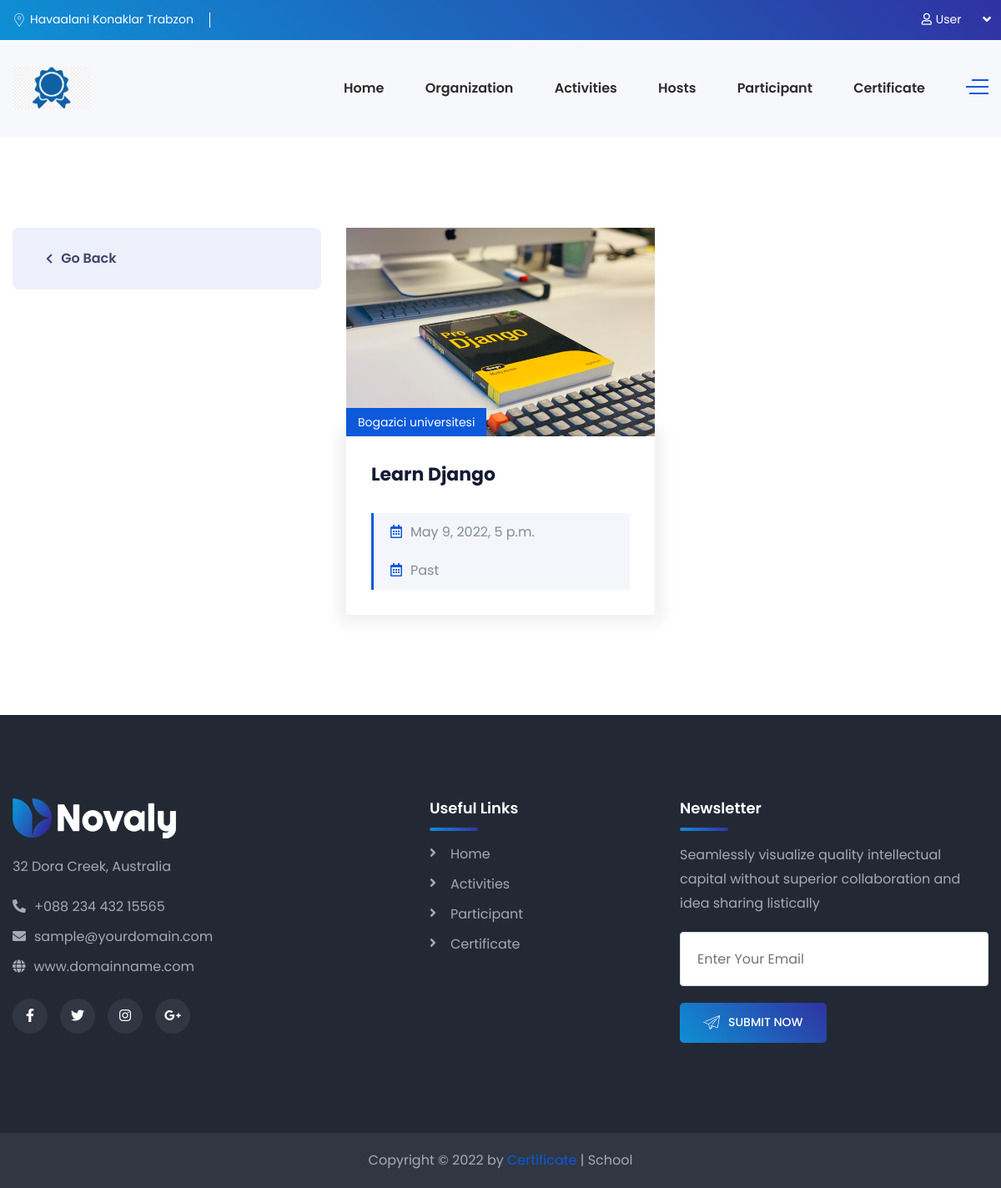
The page /activities/bogazici-universitesi on the database as committed earlier.
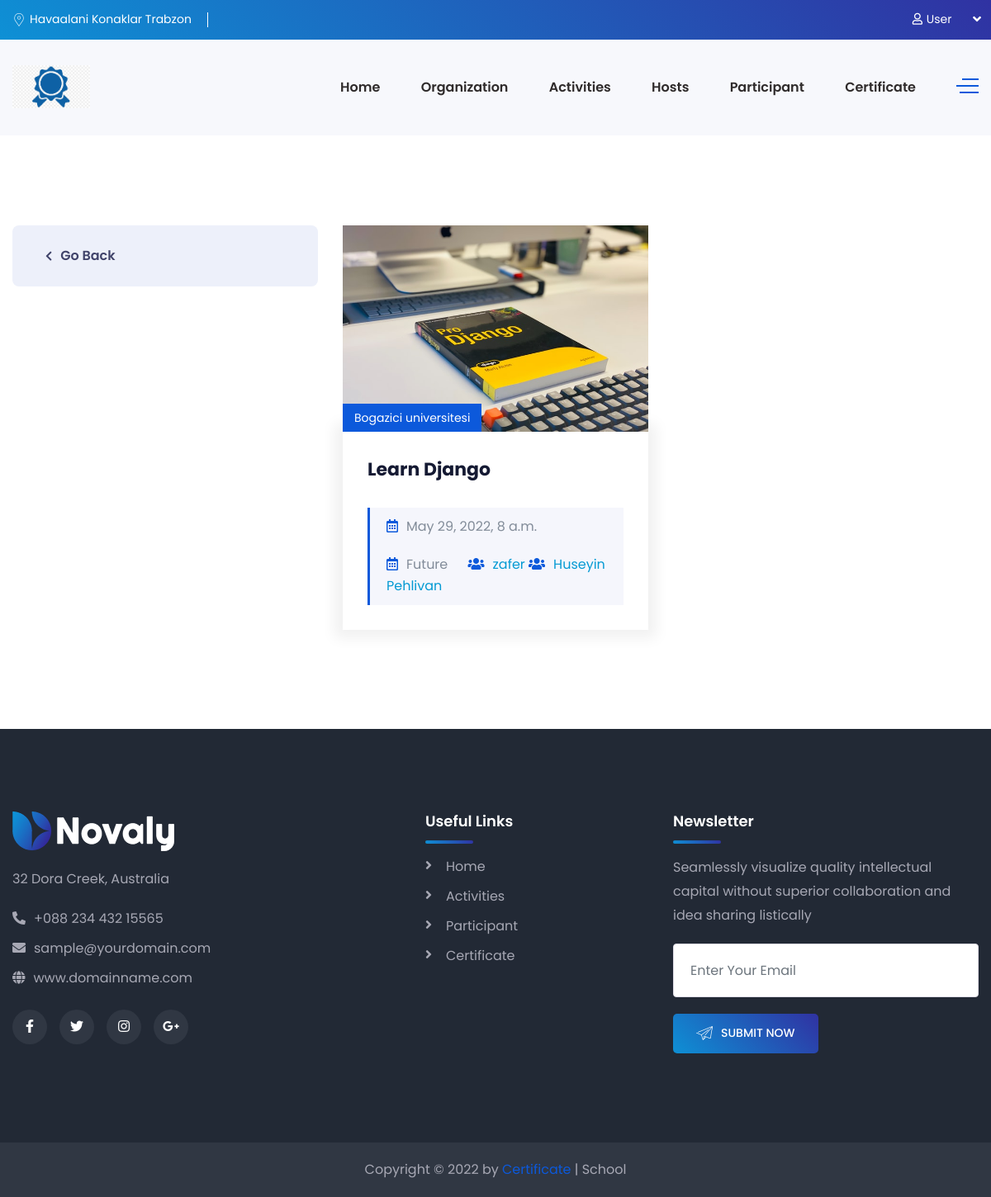
The same page on the database as committed later.
### Certificate/models.py (models this page shows, shortened)
class Activity(models.Model):
    org_name                = models.ManyToManyField('Organization')
    activity_name           = models.CharField(max_length=64, null=False, blank=False)
    activity_image          = models.ImageField(upload_to='activity', blank=True, null=True)
    active                  = models.BooleanField()
    address                 = models.TextField()
    description             = models.TextField()
    starttime               = models.DateTimeField(auto_now_add=False)
    endtime                 = models.DateTimeField(auto_now_add=False)
    slug                    = models.SlugField(null=False, blank=True, unique=True, db_index=True, editable=False)
    @property
    def Is_Past(self):
        today = date.today()
        if self.starttime.date() < today:
            thing = "Past"
        else:
            thing = "Future"
        return thing
    class Meta:
        ordering = ["-starttime"]

class Organization(models.Model):
    org_name = models.CharField(max_length=64, null=False, blank=False)
    slug = models.SlugField(null=False, blank=True, unique=True, db_index=True, editable=False)
    authorized = models.CharField(max_length=64, null=False, blank=False)
    org_image = models.ImageField(upload_to='organization', blank=True, null=True)
    address = models.TextField()
    org_description = models.TextField()

class Host(models.Model):
    host_name = models.CharField(max_length=64, null=False, blank=False)
    surname = models.CharField(max_length=64, null=False, blank=False)
    activity_name = models.ManyToManyField('Activity',)
    position = models.CharField(max_length=64, blank=True, null=True)
    host_image = models.ImageField(upload_to='host', blank=True, null=True)

### Certificate/views.py (the view)
# urls.py: path('activities/<slug:slug>', activity_view_with_category, name='activity_view_with_category'),
def activity_view_with_category(request, slug, *args, **kwargs):
    activity = Organization.objects.get(slug=slug)
    activities = activity.activity_set.filter(active=True)
    context = {
        'activities': activities,
        'host': Host.objects.all()
    }
    return render(request, 'activities_slog.html', context)

### templates/activities_slog.html (shortened to what this page needs)
{% extends 'base.html' %}
{% load static %}
{% block content %}
    <body>
    <section class="service-details-page pdt-110 pdb-90">
        <div class="container">
            <div class="row">
            <div class="col-xl-4 col-lg-5 sidebar-left">
                    <div class="service-nav-menu mrb-30">
                        <div class="service-link-list mb-30">
                            <ul class="active">
                                {% if organizations|length > 0 %}
                                    {% for organization in organizations %}
                                        <li><a href="{% url 'activity_view_with_category' organization.slug %}">
                                            <i class="fa fa-chevron-right"></i>{{ organization.org_name|title }} </a>
                                        </li>
                                    {% endfor %}
                                {% else %}
                                    <li>
                                        <a href="{% url 'activity' %}">
                                            <i class="fa fa-chevron-left"></i>Go Back </a>
                                    </li>
                                {% endif %}
                            </ul>
                        </div>
                    </div>
                </div>
                <div class="col-xl-8 col-lg-7">
                    <div class="row">
                        {% if activities|length > 0 %}
                            {% for activity in activities %}
                                <div class="col-lg-12 col-xl-6">
                                    <div class="news-wrapper mrb-30 mrb-sm-40">
                                        <div class="news-thumb">
                                            <a href="{% url 'activitydetail' activity.slug %}">
                                                <img style="max-width: 100%; min-width: 100%; max-height: 250px; min-height: 250px"
                                                     class="img-full" src="{{ activity.activity_image.url }}" alt="">
                                            </a>
                                            {% for activity in activity.org_name.all %}
                                                <div class="news-top-meta">
                                                    <span class="entry-category">{{ activity.org_name }}</span>
                                                </div>
                                            {% endfor %}
                                        </div>
                                        <div class="news-details">
                                            <div class="news-description mb-20">
                                                <h4 class="the-title mrb-30"><a
                                                        href="{% url 'activitydetail' activity.slug %}">{{ activity.activity_name }}</a>
                                                </h4>
                                                <div class="news-bottom-meta">
                                                <span class="entry-date mrr-20"><i
                                                        class="far fa-calendar-alt mrr-10 text-primary-color"></i>{{ activity.starttime }}</span><br>
                                                </div>
                                                <div class="news-bottom-meta">
                                                <span class="entry-date mrr-20"><i
                                                        class="far fa-calendar-alt mrr-10 text-primary-color"></i>{{ activity.Is_Past }}</span>
                                                    {% for h in host %}
                                                        {% for host_activity_name in h.activity_name.all %}
                                                            {% if host_activity_name == activity %}
                                                                <a href="{% url 'hosts' %}"><span
                                                                        class="entry-author"><i
                                                                        class="fas fa-users mrr-10 text-primary-color"></i>{{ h.host_name }}</span></a>
                                                            {% endif %}
                                                        {% endfor %}
                                                    {% endfor %}
                                                </div>
                                            </div>
                                        </div>
                                    </div>
                                </div>
                            {% endfor %}
                        {% else %}
                            <div class="col-lg-12 col-xl-6">
                                <div class="news-wrapper mrb-30 mrb-sm-40">
                                    <div class="alert alert-danger">there are no Articles</div>
                                </div>
                            </div>
                        {% endif %}
                    </div>
                </div>
            </div>
        </div>
    </section>
    </body>
{% endblock %}

### templates/base.html (shortened to what this page needs)
{% load static %}
<!DOCTYPE html>
<html lang="en">
<head>
    <link rel="stylesheet" href="{% static 'css/style.css' %}">
    <link rel="stylesheet" href="{% static 'css/responsive.css' %}">
</head>
<header class="header-style-two">
    <div class="header-wrapper">
        <div class="header-top-area bg-gradient-color d-none d-lg-block">
            <div class="container">
                <div class="row">
                    <div class="col-lg-6 header-top-left-part">
                        <span class="address"><i class="webexflaticon flaticon-placeholder-1"></i>Havaalani Konaklar Trabzon</span>
                    </div>
                    <div class="col-lg-6 header-top-right-part text-right">
                        <div class="language">
                            {% if user.is_authenticated %}
                                <a class="language-btn" href="#"><i class="fas fa-user"
                                                                    style="margin: 0.3rem"></i>{{ user }}</a>
                            {% else %}
                                <a class="language-btn" href="{% url 'login' %}"><i class="fas fa-user"
                                                                                    style="margin: 0.3rem"></i>User</a>
                            {% endif %}
                        </div>
                    </div>
                </div>
            </div>
        </div>
        <div class="header-navigation-area two-layers-header header-middlee bt_stick bt_sticky">
            <div class="container">
                <div class="row">
                    <div class="col-md-12">
                        <a class="navbar-brand logo f-left mrt-10 mrt-md-0" href="{% url 'index' %}">
                            <img id="logo-image" class="img-center" src="{% static 'images/certifica.jpg' %}" alt="">
                        </a>
                        <div class="header-searchbox-style-two d-none d-xl-block">
                            <div class="side-panel side-panel-trigger text-right d-none d-lg-block">
                                <span class="bar1"></span>
                                <span class="bar2"></span>
                                <span class="bar3"></span>
                            </div>
                        </div>
                        <div class="main-menu f-right">
                            <nav id="mobile-menu-right">
                                <ul>
                                    <li><a href="{% url 'index' %}">Home</a></li>
                                    <li><a href="{% url 'organizations' %}">Organization</a></li>
                                    <li><a href="{% url 'activity' %}">Activities</a></li>
                                    <li><a href="{% url 'hosts' %}">Hosts</a></li>
                                    <li><a href="{% url 'participants' %}">Participant</a></li>
                                    <li><a href="{% url 'certificalar' %}">Certificate</a></li>
                                </ul>
                            </nav>
                        </div>
                    </div>
                </div>
            </div>
        </div>
    </div>
</header>
{% block content %}
{% endblock %}
<footer class="footer">
    <div class="footer-main-area" data-background="images/footer-bg.png">
        <div class="container">
            <div class="row">
                <div class="col-xl-5 col-lg-6 col-md-6">
                    <div class="widget footer-widget">
                        <img src="{% static 'images/logo-footer.png' %}" alt="" class="mrb-20">
                        <address class="mrb-25">
                            <p class="text-light-gray">32 Dora Creek,
                                Australia</p>
                            <div class="mrb-10"><a href="#" class="text-light-gray"><i
                                    class="fas fa-phone-alt mrr-10"></i>+088 234 432 15565</a></div>
                            <div class="mrb-10"><a href="#" class="text-light-gray"><i
                                    class="fas fa-envelope mrr-10"></i>sample@yourdomain.com</a></div>
                            <div class="mrb-0"><a href="#" class="text-light-gray"><i class="fas fa-globe mrr-10"></i>www.domainname.com</a>
                            </div>
                        </address>
                        <ul class="social-list">
                            <li><a href="#"><i class="fab fa-facebook-f"></i></a></li>
                            <li><a href="#"><i class="fab fa-twitter"></i></a></li>
                            <li><a href="#"><i class="fab fa-instagram"></i></a></li>
                            <li><a href="#"><i class="fab fa-google-plus-g"></i></a></li>
                        </ul>
                    </div>
                </div>
                <div class="col-xl-3 col-lg-6 col-md-6">
                    <div class="widget footer-widget">
                        <h5 class="widget-title text-white mrb-30">Useful Links</h5>
                        <ul class="footer-widget-list">
                            <li>
                                <a href="#">Home</a>
                            </li>
                            <li><a href="#">Activities</a></li>
                            <li><a href="#">Participant</a></li>
                            <li><a href="#">Certificate</a></li>
                        </ul>
                    </div>
                </div>
                <div class="col-xl-4 col-lg-6 col-md-6">
                    <div class="widget footer-widget">
                        <h5 class="widget-title text-white mrb-30">Newsletter</h5>
                        <p class="text-light-gray">Seamlessly visualize quality intellectual capital without superior
                            collaboration and idea sharing listically</p>
                        <input type="text" class="form-control" placeholder="Enter Your Email">
                        <a href="#" class="cs-btn-one btn-gradient-color btn-sm has-icon mrt-20"><i
                                class="webexflaticon flaticon-send"></i>Submit Now</a>
                    </div>
                </div>
            </div>
        </div>
    </div>
    <div class="footer-bottom-area">
        <div class="container">
            <div class="row">
                <div class="col-xl-12">
                    <div class="text-center">
                        <span class="text-light-gray">Copyright © 2022 by <a class="text-primary-color" target="_blank"
                                                                             href="#"> Certificate</a> | School </span>
                    </div>
                </div>
            </div>
        </div>
    </div>
</footer>

Rows that differ between the two databases and show on the page:
changed Activity "Learn Django": starttime "May 9, 2022, 5 p.m." → "May 29, 2022, 8 a.m."; Is_Past "Past" → "Future"
now on this page (row unchanged): Host: host_name "zafer"
now on this page (row unchanged): Host: host_name "Huseyin Pehlivan"
